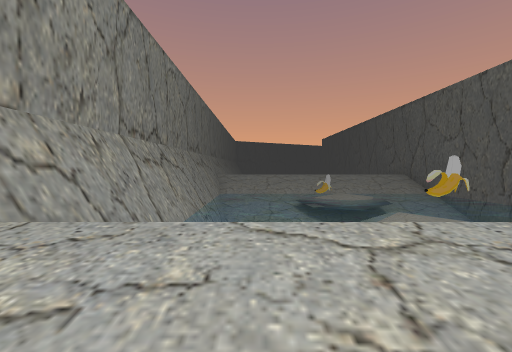
view 1 (above)

18 first-person views from a walk through a 3-D level made in the Unity game engine. The camera is 1.3 m above the floor, tilts 2° down and sees 90° across. The floor is counted in squares, 2 m on a side. Each view is taken from the middle of a square. On the plan, view 1 faces up. The plan holds only what a view shows up to about 9 squares ahead; the rest is blank. The place goes on beyond the plan. The player is left out. Some animated figures are not drawn.

view 2
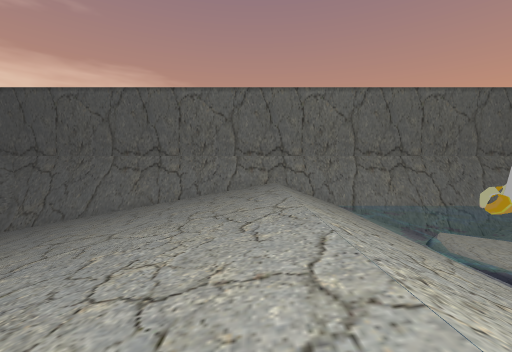

view 3
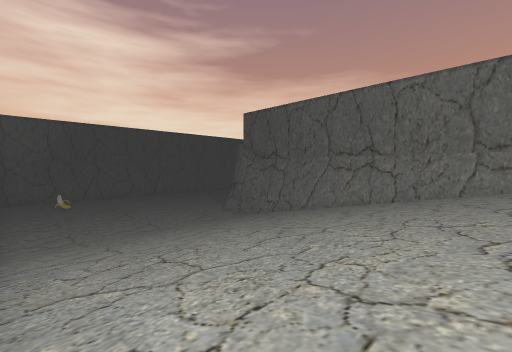

view 4
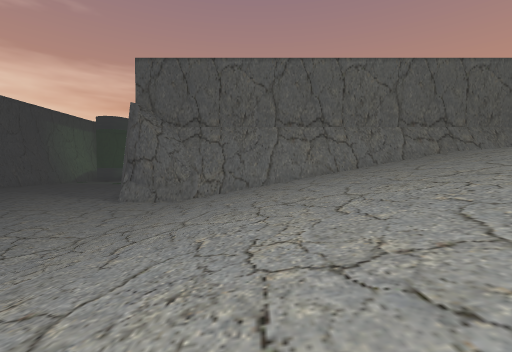

view 5
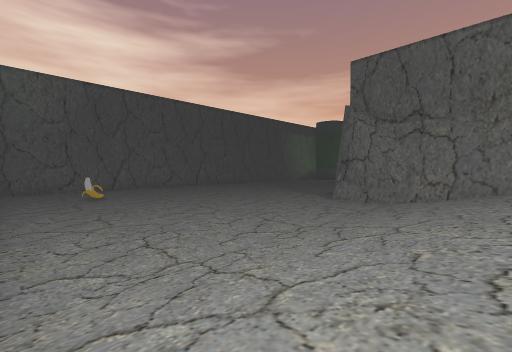

view 6
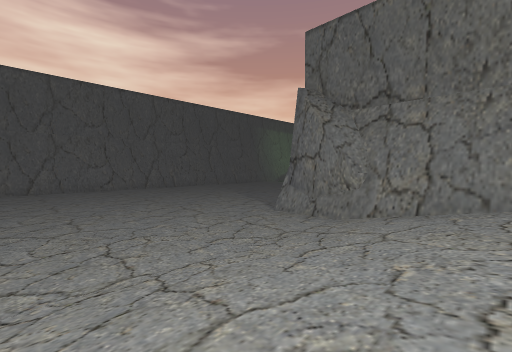

view 7
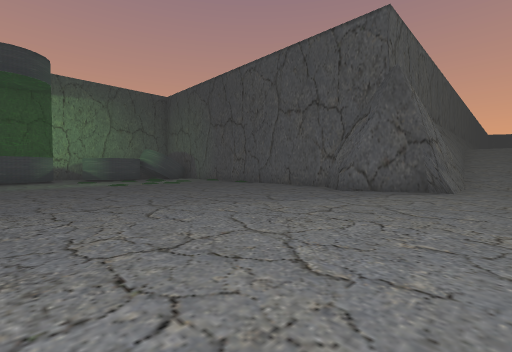

view 8
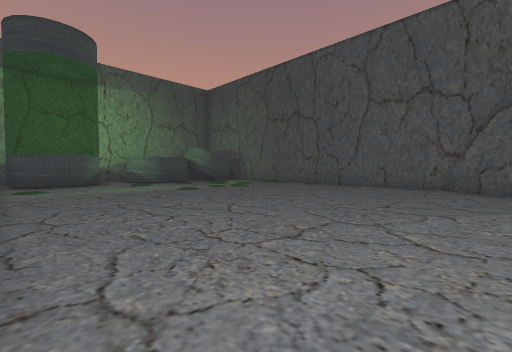

view 9
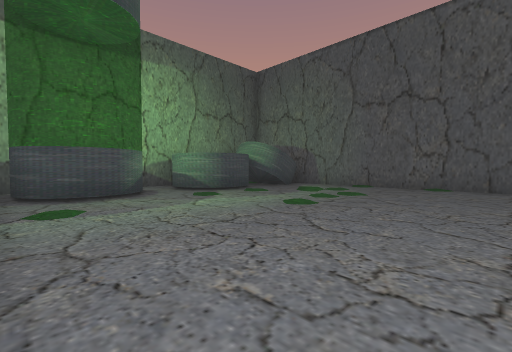

view 10
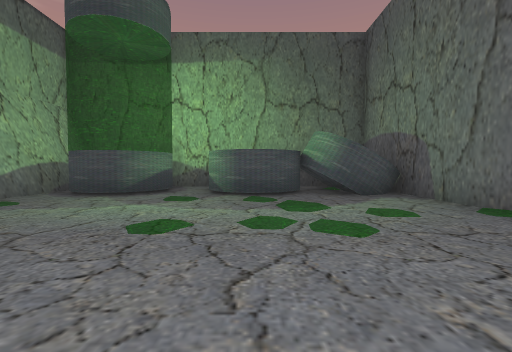

view 11
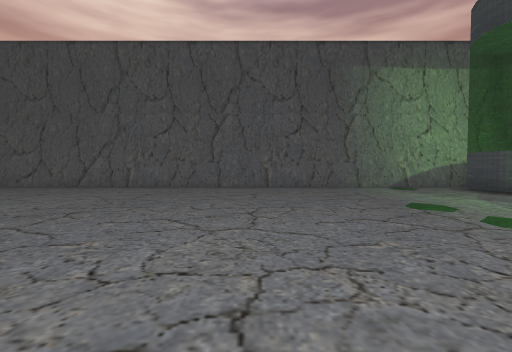

view 12
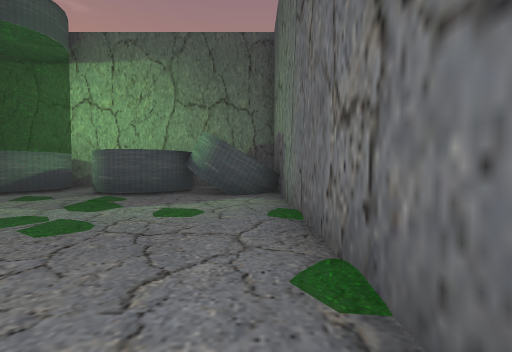

view 13
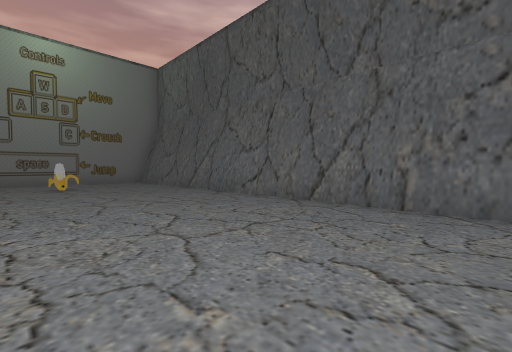

view 14
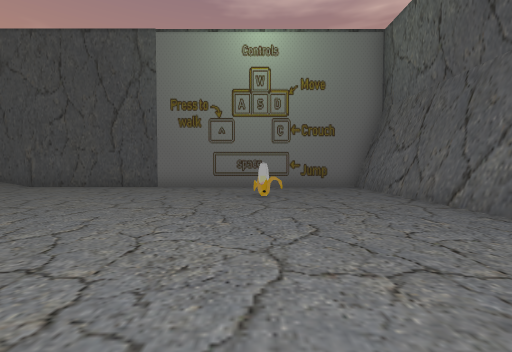

view 15
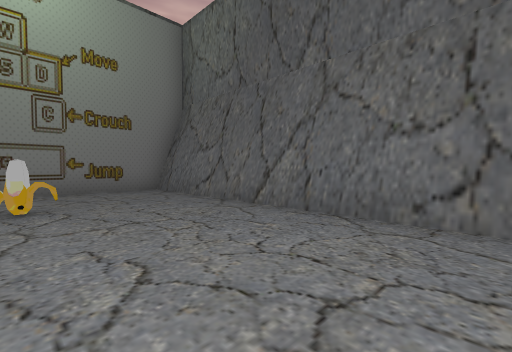

view 16
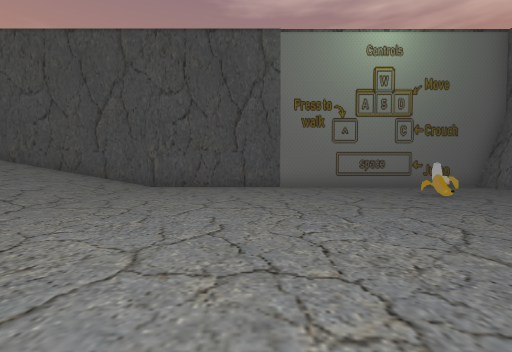

view 17
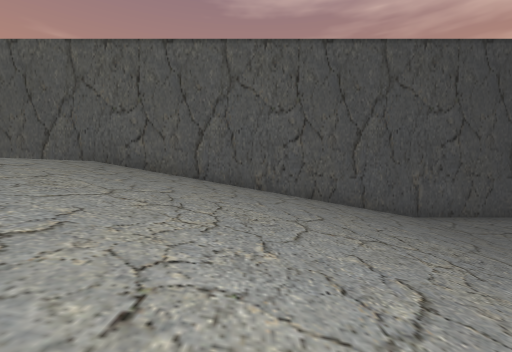

view 18
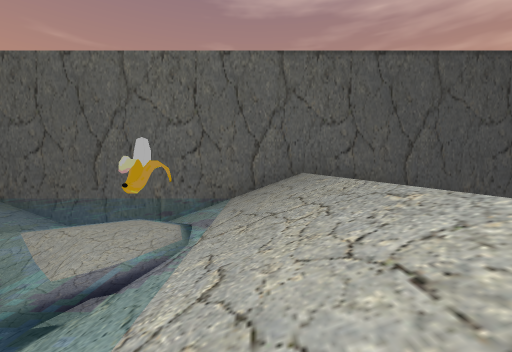

### Floor plan
Key: @ floor where view 1 was taken; # wall or solid block; . main floor; : floor 0.25 m higher than the main floor; + floor 2 m higher than the main floor; / step, stairs or slope; = window, fence, low wall or low ledge; ~ liquid the walk can cross; ≈ liquid the walk keeps out of; B banana; O other object.
Columns run from 16 left of view 1 to 8 right of it. Each row starts with its distance up from view 1.
  9               #≈≈≈≈ ≈≈≈≈
  8               #≈≈≈≈≈≈≈≈≈
  7               #≈≈≈≈≈≈≈≈≈
  6               #≈≈≈≈~≈≈≈≈
  5               #≈≈≈ +/≈≈≈
  4               #~~~O/~~~~
  3               #/////////#
  2               #/////////#
  1               #/////////#
  0               #/@///////#
 -1               #/////////#
 -2               #/////////#
 -3               #/////////#
 -4               #/////////#
 -5               #/////////#
 -6               #/////////#
 -7               ##////////#
 -8               ##........#
 -9  #####   #######........#
-10 ####.=..=....#..........#
-11 ####. ..................#
-12   #..  .................#
-13 # ##   .................#
-14 ###...:.................#
-15 #... ................B..#
-16 #===....................#
-17 # ==....................#
-18 #.......................#
-19 #########################

Where each view was taken, in squares from view 1:
view 1: 0 up, 0 right, facing up
view 2: 1 up, 7 right, facing left
view 3: 1 up, 7 right, facing down-left
view 4: 5 down, 7 right, facing left
view 5: 5 down, 7 right, facing down-left
view 6: 5 down, 4 right, facing down-left
view 7: 17 down, 0 right, facing up-left
view 8: 18 down, 3 left, facing up-left
view 9: 18 down, 7 left, facing up-left
view 10: 13 down, 7 left, facing left
view 11: 10 down, 7 left, facing down
view 12: 10 down, 7 left, facing left
view 13: 14 down, 4 left, facing down-right
view 14: 15 down, 1 left, facing right
view 15: 15 down, 0 right, facing down-right
view 16: 11 down, 1 left, facing right
view 17: 3 down, 0 right, facing right
view 18: 3 up, 0 right, facing right
